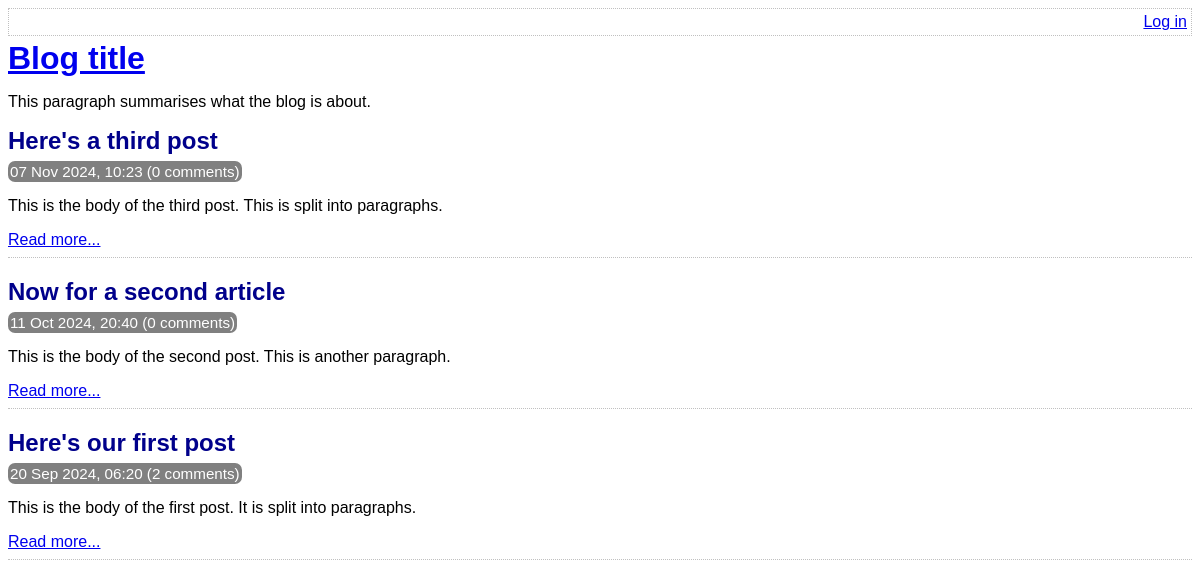
Before: / with the older database file.
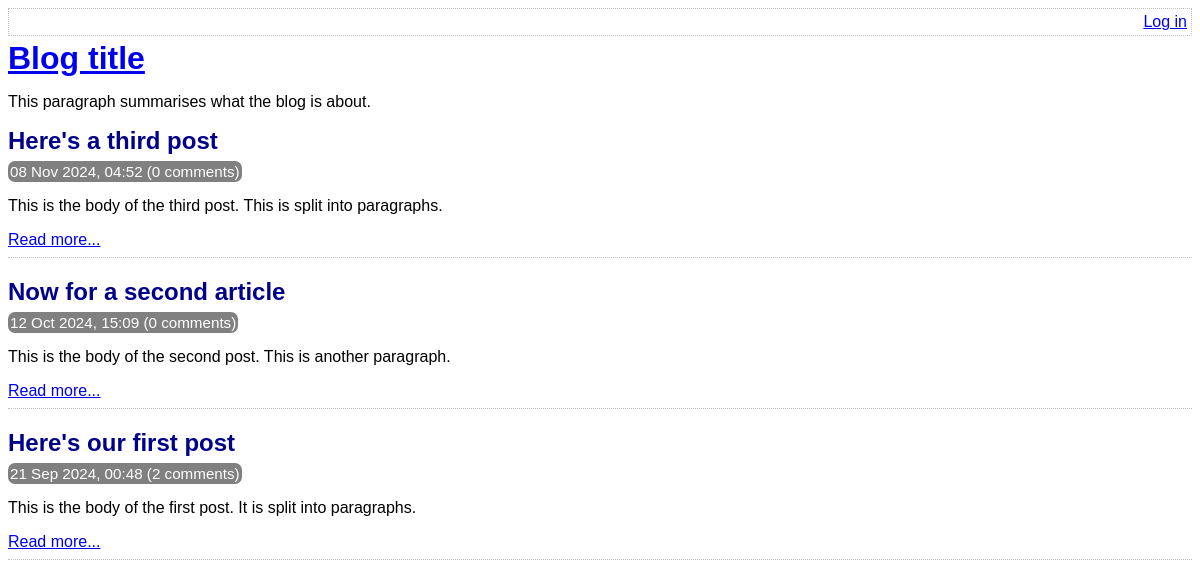
After: the same page with the newer database file.
### tables this page shows
CREATE TABLE post (
	id INTEGER PRIMARY KEY AUTOINCREMENT NOT NULL,
	title VARCHAR NOT NULL,
	body VARCHAR NOT NULL,
	user_id INTEGER NOT NULL,
	created_at VARCHAR NOT NULL,
	updated_at VARCHAR,
	FOREIGN KEY (user_id) REFERENCES user(id)
);

### lib/common.php (called while the page is built, shortened)
<?php
function htmlEscape($html)
{
    return htmlspecialchars($html, ENT_HTML5, 'UTF-8');
}
function convertSqlDate($sqlDate)
{
    $date = DateTime::createFromFormat('Y-m-d H:i:s', $sqlDate);
    return $date->format('d M Y, H:i');
}
function isLoggedIn()
{
    return isset($_SESSION['logged_in_username']);
}
function getAllPosts(PDO $pdo)
{
    $stmt = $pdo -> query(
        'SELECT id, title, created_at, body, (SELECT COUNT(*) FROM comment WHERE comment.post_id = post.id) comment_count FROM post ORDER BY created_at DESC'
    );
    return $stmt->fetchAll(PDO::FETCH_ASSOC);
}

### index.php (the view, shortened to what this page needs)
<?php
require_once 'lib/common.php';
$pdo = getPDO();
$posts = getAllPosts($pdo);
?>
<!DOCTYPE html>
<html>
    <head>
        <?php require 'templates/head.php' ?>
    </head>
    <body>
        <?php require 'templates/title.php' ?>
        <div class="post-list">
            <?php foreach ($posts as $post): ?>
                <div class="post-synopsis">
                    <h2>
                        <?php echo htmlEscape($post['title']) ?>
                    </h2>
                    <div class="meta">
                        <?php echo convertSqlDate($post['created_at']) ?>
                        (<?php echo $post['comment_count'] ?> comments)
                    </div>
                    <p>
                        <?php echo htmlEscape($post['body']) ?>
                    </p>
                    <div class="post-controls">
                        <a
                            href="view-post.php?post_id=<?php echo $post['id'] ?>"
                        >Read more...</a>
                    </div>
                </div>
            <?php endforeach ?>
        </div>
    </body>
</html>

### templates/head.php (shortened to what this page needs)
<link rel="stylesheet" type="text/css" href="assets/main.css" />

### templates/top-menu.php
<div class="top-menu">
    <div class="menu-options">
        <?php if (isLoggedIn()): ?>
            <a href="index.php">Home</a>
            <a href="list-posts.php">All posts</a>
            <a href="edit-post.php">New post</a>
            Hello <?php echo htmlEscape(getAuthUser()) ?>.
            <a href="logout.php">Log out</a>
        <?php else: ?>
            <a href="login.php">Log in</a>
        <?php endif ?>
    </div>
</div>

### templates/title.php
<?php require 'templates/top-menu.php' ?>
<a href="index.php">
    <h1>Blog title</h1>
</a>
<p>This paragraph summarises what the blog is about.</p>

### assets/main.css (style rules this page uses)
.top-menu { border: 1px dotted silver; min-height: 18px; padding: 4px; margin-bottom: 4px; }
.menu-options { float: right; }
h1, h2, h3 { margin-top: 0; margin-bottom: 8px; }
body { font-family: sans-serif; }
.post-synopsis { padding-bottom: 8px; border-bottom: 1px dotted silver; margin-bottom: 20px; }
.post-synopsis h2, .post h2 { color: darkblue; }
.post .date, .post-synopsis .meta { color: white; background-color: grey; border-radius: 7px; padding: 2px; display: inline; font-size: 0.95em; }

Changed rows visible on the page:
changed post "Here's a third post": created_at "07 Nov 2024, 10:23" → "08 Nov 2024, 04:52"
changed post "Now for a second article": created_at "11 Oct 2024, 20:40" → "12 Oct 2024, 15:09"
changed post "Here's our first post": created_at "20 Sep 2024, 06:20" → "21 Sep 2024, 00:48"
